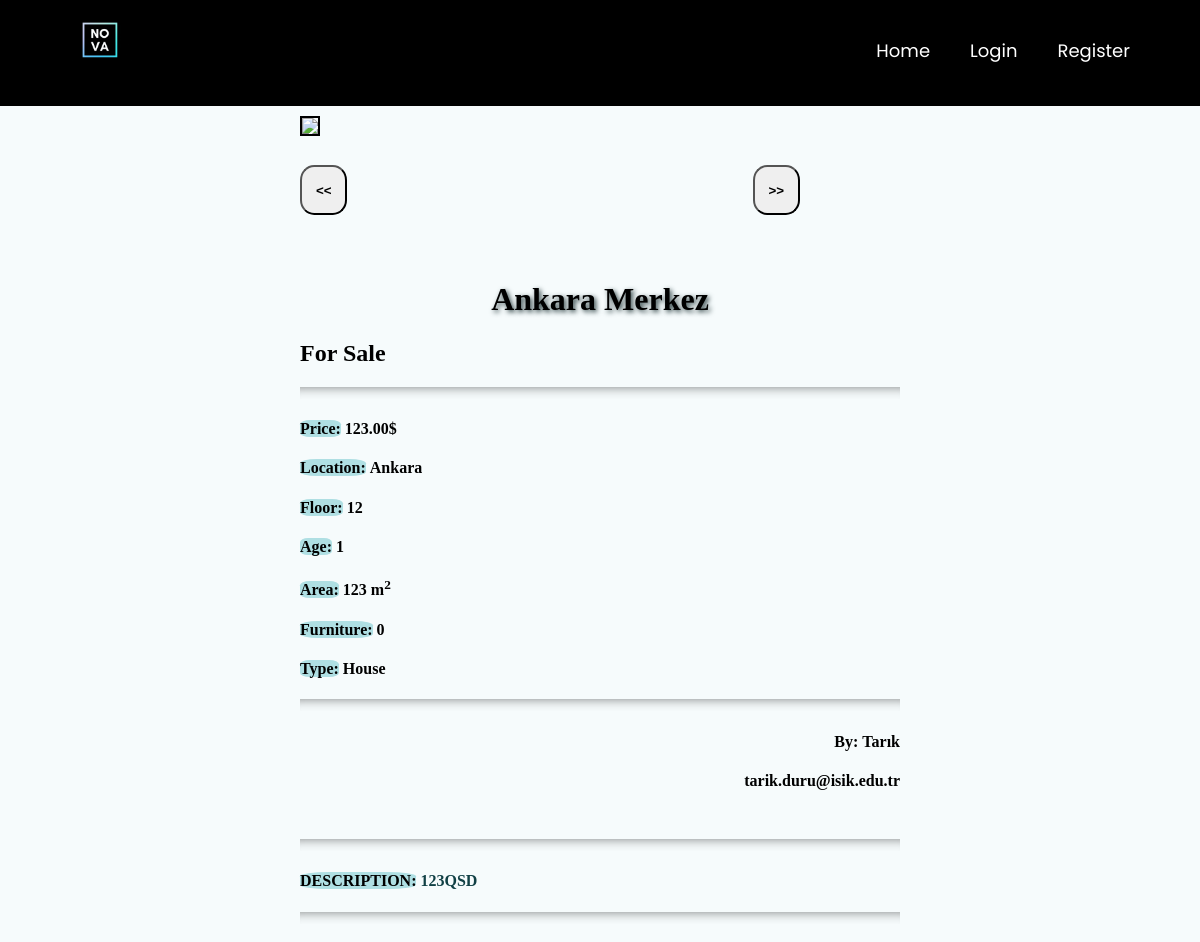
The app's page /product_details/11, older data.
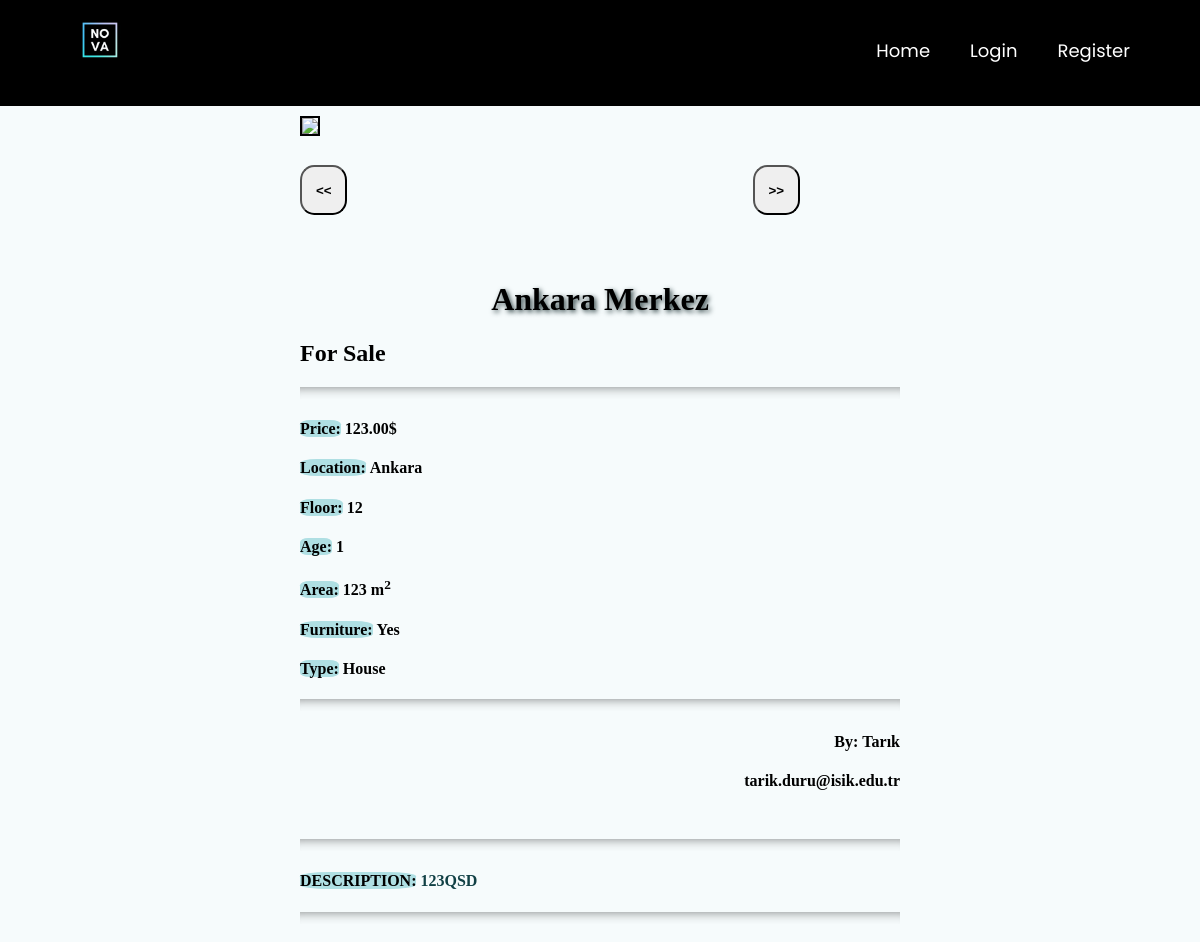
The same page, newer data.
### main/models.py (models this page shows, shortened)
class Post(models.Model):
    ouruser = models.ForeignKey(ourUser, null=True, on_delete=models.CASCADE)
    post_title = models.CharField(max_length=255,null=True)
    post_description = models.TextField()
    price = models.DecimalField(decimal_places=2 , max_digits=12)
    location = models.CharField(max_length=255,null=True,choices=city)
    postType = models.CharField(choices=RorS , max_length=50, null=True , default='For Sale')
    floor = models.DecimalField(decimal_places=0 , max_digits=3 ,null=True)
    building_age = models.DecimalField(decimal_places=0, max_digits=2 , null=True)
    area = models.DecimalField(decimal_places=0,max_digits=4 ,null=True)
    isFurniture = models.CharField(choices=Furniture ,null=True,max_length=50,default="No")
    building_type = models.CharField(choices=b_types ,null=True ,max_length=50)

class ourUser(models.Model):
    user = models.OneToOneField(User, null=True, on_delete=models.CASCADE)  # relation with django's user # will be implemented later
    username = models.CharField(max_length=255,null=True)
    first_name = models.CharField(max_length=255,null=True)
    last_name = models.CharField(max_length=255,null=True)
    email = models.EmailField(max_length=254)

### main/views.py (the view)
# urls.py: path('product_details/<int:pk>', views.productdetails, name="product_details"),
def productdetails(request, pk):
    posts = Post.objects.get(id=pk)
    pimage = PostImages.objects.filter(gallery=posts)
    return render(request, 'main/product_details.html', { 'posts':posts ,'pimage':pimage} )

### main/templates/main/product_details.html (shortened to what this page needs)
<!DOCTYPE html>
{% extends 'main/mainpage.html' %}
{% load static %}
{% load humanize %}
{% block content %}
<html>
<body>
	<div class="bg ">
	<div id="content-wrapper">
		<div class="column">
			<img id=featured src="{% static pimage.first.image.url %}">
			<div id="slide-wrapper"  >
				<button id="slideLeft" class="arrow " > <b><<</b> </button>
				<button id="slideRight" class="arrow " > <b>>></b> </button>
			</div>
		</div>
		<div class="column ">
			<h1>{{posts.post_title}}</h1>
			<h2>{{posts.postType}}</h2>
			<hr>
			<h4 ><mark>Price:</mark>&nbsp;{{posts.price|intcomma}}$</h4>
			<h4 ><mark>Location:</mark>&nbsp;{{posts.location}}</h4>
			<h4 ><mark>Floor:</mark>&nbsp;{{posts.floor}}</h4>
			<h4 ><mark>Age:</mark>&nbsp;{{posts.building_age}}</h4>
			<h4 ><mark>Area:</mark>&nbsp;{{posts.area}} m<sup>2</sup></h4>
			<h4 ><mark>Furniture:</mark>&nbsp;{{posts.isFurniture}}</h4>
			<h4 ><mark>Type:</mark>&nbsp;{{posts.building_type}}</h4>
			<hr>
			<h4 style="text-align: right;">By:&nbsp;{{posts.ouruser.first_name}}</h4>
			<h4 style="text-align: right;">&nbsp;{{posts.ouruser.email}}</h4>
		</div>
		<div class="column ">
			<hr>
			<h4 class="des"  ><mark>Description:</mark>&nbsp;{{posts.post_description}}</h4>
			<hr>
		</div>
	</div>
	</div>
</body>
{% endblock %}

Row changes from the older to the newer data that the page shows:
changed Post "Ankara Merkez": isFurniture "0" → "Yes"
